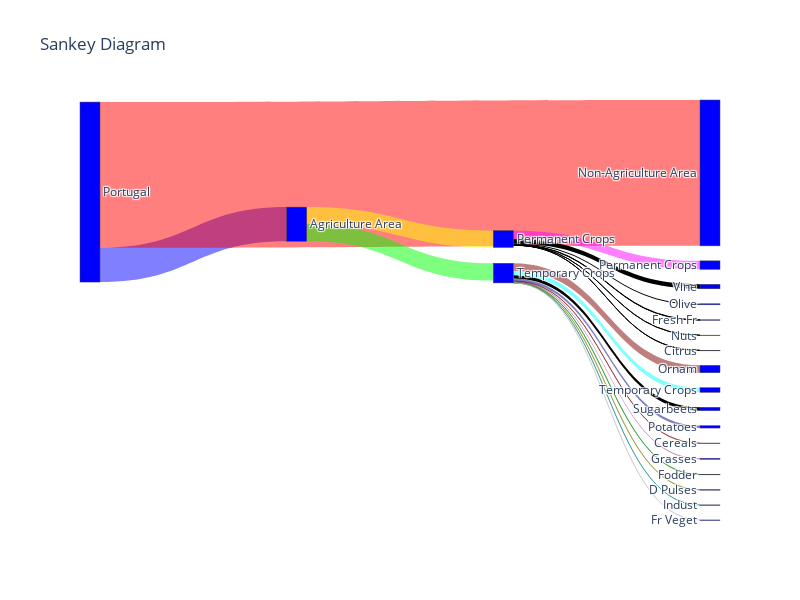

The cell this chart's notebook holds for it:
### Markdown cell above
# Sankey diagram of the crop areas of Portugal

### Code cell
import pandas as pd
import plotly.graph_objects as go

# Define the names and abbreviations of permanent crops
perm_crops = {
    'Olive plantations': 'Olive',
    'Vineyards': 'Vine',
    'Fresh fruit plantations (excluding citrus plantations)': 'Fresh Fr',
    'Nuts plantations': 'Nuts',
    'Citrus plantations': 'Citrus',
    'Fruit plantations (subtropical climate zones)': 'Fruit',
    'Other permanent crops': 'Others'
}

# Define the names and abbreviations of temporary crops
temp_crops = {
    'Cereals': 'Cereals',
    'Fodder plants': 'Fodder',
    'Potatoes': 'Potatoes',
    'Dried pulses': 'D Pulses',
    'Temporary grasses and grazings': 'Grasses',
    'Industrial crops': 'Indust',
    'Fresh vegetables': 'Fr Veget',
    'Other temporary crops': 'Others',
    'Flowers and ornamental plants': 'Ornam',
    'Sugarbeets': 'Sugarbeets'
}

# Read the temporary crop database
temp_crop_data = pd.read_csv('3_temp_crops.csv')

# Calculate the sum of Area_2019 for temporary crops
temp_crop_sum = temp_crop_data[temp_crop_data['Temp_crop'].isin(temp_crops.keys())]['Area_2019'].sum()

# Read the permanent crop database
perm_crop_data = pd.read_csv('3_perm_crops.csv')

# Calculate the sum of Area_2019 for permanent crops
perm_crop_sum = perm_crop_data[perm_crop_data['Perm_crop'].isin(perm_crops.keys())]['Area_2019'].sum()

agriculture_area = perm_crop_sum + temp_crop_sum

# Calculate the areas
total_area = 9221200
non_agriculture_area = total_area - agriculture_area

# Create Sankey diagram data
labels = ['Portugal', 'Agriculture Area',
          'Non-Agriculture Area', 'Temporary Crops',
          'Permanent Crops']
source = [0, 0, 1, 1]
target = [1, 2, 3, 4]
value = [agriculture_area, non_agriculture_area, temp_crop_sum, perm_crop_sum]

# Create category crops breakdown
category_labels = ['Temporary Crops', 'Permanent Crops'] + list(temp_crops.values()) + list(perm_crops.values())
category_source = [3, 4] + [3] * len(temp_crops) + [4] * len(perm_crops)
category_target = [5, 6] + list(range(7, 7 + len(temp_crops))) + list(range(7 + len(temp_crops), 7 + len(temp_crops) + len(perm_crops)))
category_value = [temp_crop_data[temp_crop_data['Temp_crop'] == crop]['Area_2019'].sum() for crop in temp_crops.keys()] + [perm_crop_data[perm_crop_data['Perm_crop'] == crop]['Area_2019'].sum() for crop in perm_crops.keys()]

# Define colors for each line
link_colors = ['rgba(0, 0, 255, 0.5)', 'rgba(255, 0, 0, 0.5)', 'rgba(0, 255, 0, 0.5)', 'rgba(255, 255, 0, 0.5)',
               'rgba(0, 255, 255, 0.5)', 'rgba(255, 0, 255, 0.5)', 'rgba(128, 0, 0, 0.5)', 'rgba(0, 128, 0, 0.5)',
               'rgba(0, 0, 128, 0.5)', 'rgba(128, 128, 0, 0.5)', 'rgba(128, 0, 128, 0.5)', 'rgba(0, 128, 128, 0.5)',
               'rgba(192, 192, 192, 0.5)', 'rgba(128, 128, 128, 0.5)', 'rgba(128, 0, 0, 0.5)']

# Create figure
fig = go.Figure(data=[go.Sankey(
    node=dict(
        label=labels + category_labels,
        pad=15,
        thickness=20,
        color='blue'
    ),
    link=dict(
        source=source + category_source,
        target=target + category_target,
        value=value + category_value,
        color=link_colors[:len(source + category_source)]
    ))])

# Set layout
fig.update_layout(
    title='Sankey Diagram',
    font=dict(size=12),
    height=600,
    width=800
)

# Display the Sankey diagram
fig.show()

### Figure 1 — Plotly figure (JSON) as saved in the notebook; plotly's stock layout.template omitted (floating-point values rounded to 4 significant figures)
{"data": [{"link": {"color": ["rgba(0, 0, 255, 0.5)", "rgba(255, 0, 0, 0.5)", "rgba(0, 255, 0, 0.5)", "rgba(255, 255, 0, 0.5)", "rgba(0, 255, 255, 0.5)", "rgba(255, 0, 255, 0.5)", "rgba(128, 0, 0, 0.5)", "rgba(0, 128, 0, 0.5)", "rgba(0, 0, 128, 0.5)", "rgba(128, 128, 0, 0.5)", "rgba(128, 0, 128, 0.5)", "rgba(0, 128, 128, 0.5)", "rgba(192, 192, 192, 0.5)", "rgba(128, 128, 128, 0.5)", "rgba(128, 0, 0, 0.5)"], "source": [0, 0, 1, 1, 3, 4, 3, 3, 3, 3, 3, 3, 3, 3, 3, 3, 4, 4, 4, 4, 4, 4, 4], "target": [1, 2, 3, 4, 5, 6, 7, 8, 9, 10, 11, 12, 13, 14, 15, 16, 17, 18, 19, 20, 21, 22, 23], "value": [1748793, 7472407, 888264, 860529, 234622, 433073, 13348, 18643, 120574, 10683, 51958, 3450, 1913, 0, 377235, 173270, 51640, 228699, 19520, 7696, 2469]}, "node": {"color": "blue", "label": ["Portugal", "Agriculture Area", "Non-Agriculture Area", "Temporary Crops", "Permanent Crops", "Temporary Crops", "Permanent Crops", "Cereals", "Fodder", "Potatoes", "D Pulses", "Grasses", "Indust", "Fr Veget", "Others", "Ornam", "Sugarbeets", "Olive", "Vine", "Fresh Fr", "Nuts", "Citrus", "Fruit", "Others"], "pad": 15, "thickness": 20}, "type": "sankey"}], "layout": {"font": {"size": 12}, "height": 600, "title": {"text": "Sankey Diagram"}, "width": 800}}
